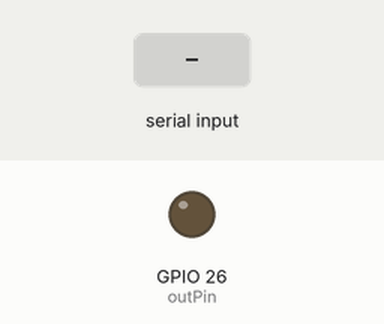
A sketch run on a simulated ESP32. On the bench: output pins drawn as LEDs (lit = HIGH). Inputs (shaded band) come from the test bench.

Above: at 1.2 s.
1.3 s: "1" received over the second serial link
At 2.3 s:
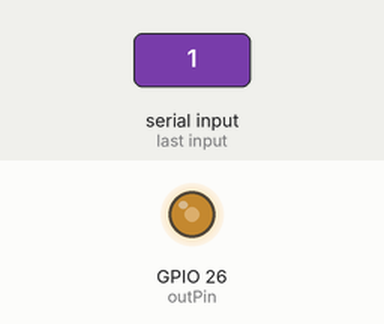
2.8 s: "0" received over the second serial link
At 3.4 s:
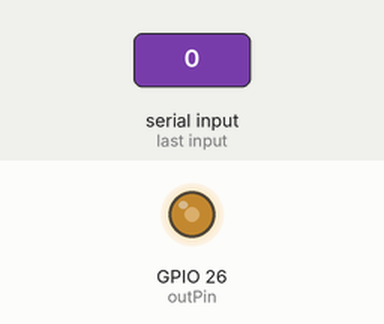
Timing chart, 0 to 5.8 s (numbered marks = the images above; inputs shaded):
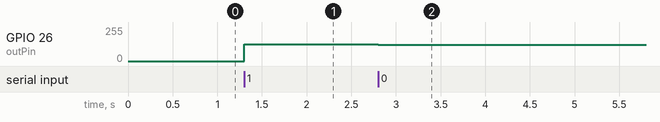

The sketch:

UART_ESP32.ino
```cpp
#include <RBDdimmer.h>

#define outPin 26
#define Zero   27

dimmerLamp dimmer(outPin, Zero);

void setup() {
  Serial.begin(9600);
  Serial1.begin(115200, SERIAL_8E1);
  dimmer.begin(NORMAL_MODE, ON);
}

void loop() {
  if(Serial1.available()){
    dimmer.setPower(Serial1.read());
  }
}
```

Measured:
- after the input at 1.3 s, GPIO 26 (outPin): 0/255 → 124/255 at once
- after the input at 2.8 s, GPIO 26 (outPin): 124/255 → 122/255 at once
